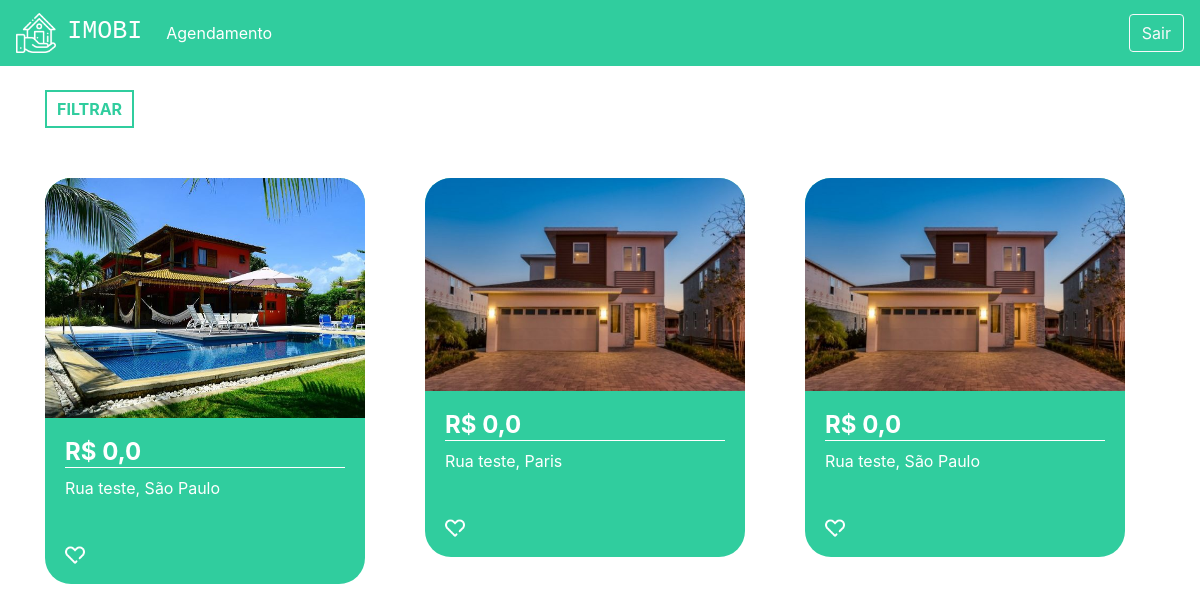
The app's page / (signed in) with its own data.
### plataforma/models.py (models this page shows, shortened)
class Imovei(models.Model):
    choices = (('V', 'Venda'),
               ('A', 'Aluguel'))
    choices_imovel = (('A', 'Apartamento'),
                      ('C', 'Casa'))
    imagens = models.ManyToManyField(Imagem)
    valor = models.FloatField()
    quartos = models.IntegerField()
    tamanho = models.FloatField()
    cidade = models.ForeignKey(Cidade, on_delete=models.CASCADE)
    rua = models.CharField(max_length=50)
    tipo = models.CharField(max_length=1, choices=choices)
    tipo_imovel = models.CharField(max_length=1, choices=choices_imovel)
    numero = models.IntegerField()
    descricao = models.TextField()
    dias_visita = models.ManyToManyField(DiasVisita)
    horarios = models.ManyToManyField(Horario)

class Imagem(models.Model):
    img = models.ImageField(upload_to='img')

class Cidade(models.Model):
    nome = models.CharField(max_length=30)
    def __str__(self) -> str:
        return self.nome

### plataforma/views.py (the view)
# urls.py: path('', views.home, name='home'),
@login_required(login_url="/auth/logar")
def home(request):
    preco_minimo = request.GET.get('preco_minimo')
    preco_maximo = request.GET.get('preco_maximo')
    cidade = request.GET.get('cidade')
    tipo = request.GET.getlist('tipo')
    cidades = Cidade.objects.all()
    if preco_minimo or preco_maximo or cidade or tipo:
        if not preco_minimo:
            preco_minimo = 0
        if not preco_maximo:
            preco_maximo = 999999999999999
        if not tipo:
            tipo = ['A', 'C']
        imoveis = Imovei.objects.filter(valor__gte=preco_minimo).filter(valor__lte=preco_maximo).filter(tipo_imovel__in=tipo).filter(cidade=cidade)
    else:
        imoveis = Imovei.objects.all()
    return render(request, 'home.html', {'imoveis': imoveis, 'cidades': cidades})

### plataforma/templates/home.html (shortened to what this page needs)
{% extends 'base.html' %}
{% load static %}
{% block 'head' %}
<link rel="stylesheet" href="{% static 'plataforma/css/home.css' %}">
{% endblock  %}
{% block 'body' %}
<div class="container">
  <br>
  <button type="button" class="btn_filtrar" data-toggle="modal"
	 data-target="#exampleModal">
    FILTRAR
  </button>
  <div class="row">
    {% for imovel in imoveis %}
        <div class="col-md cont">
          <div class="card_imovel">
            <img class="img_capa_imovel" src="{{imovel.imagens.all.0.img.url}}">
            <div class="informacoes_imoveis">
              <a class="a_none" href="{% url 'imovel' imovel.id%}"><h4 class="valor">R$ {{imovel.valor}}</h4></a>
              <p>{{imovel.rua}}, {{imovel.cidade}}</p>
              <br>
              <img width="7%" src="{% static 'plataforma/img/heart.png' %}">
            </div>
          </div>
        </div>
    {% endfor %}
  </div>
</div>
{% endblock %}

### templates/base.html (shortened to what this page needs)
{% load static %}
<!doctype html>
<html lang="pt-BR">
<head>
    {% block 'head' %}{% endblock %}
    <link rel="stylesheet" href="https://cdn.jsdelivr.net/npm/bootstrap@4.6.1/dist/css/bootstrap.min.css">
</head>
<body>
    {% if user.is_authenticated %}
      <nav class="navbar navbar-expand-lg navbar-dark bg_navbar">
        <a class="navbar-brand" href="{% url 'home' %}">
					<img width="40" src="{% static 'autenticacao/img/logo.png' %}">
							&nbsp<h3 class="font_logo">IMOBI</h3></a>
        <div class="collapse navbar-collapse" id="navbarNav">
          <ul class="navbar-nav">
            <li class="nav-item active">
              <a class="nav-link" href="{% url 'agendamentos' %}">  Agendamento</a>
            </li>
          </ul>
        </div>
          <a href="{% url 'sair' %}" class="btn btn-outline-light" >Sair</a>
      </nav>
    {% endif %}
    {% block 'body' %}{% endblock %}
</body>
</html>

### templates/static/plataforma/css/home.css (style rules this page uses)
.bg_navbar { background-color: #30CD9E; }
.font_logo { font-family: 'Courier New', Courier, monospace; font-size: 25px; display: inline; }
.card_imovel { background-color: #30CD9E; width: 20rem; margin-top: 50px; border-radius: 26px; }
.img_capa_imovel { width: 100%; border-top-left-radius: 26px; border-top-right-radius: 26px; }
.informacoes_imoveis { padding: 20px; color: white; }
.valor { font-weight: bold; border-bottom: 1px solid white; }
.btn_filtrar { border: none; background-color: transparent; border: 2px solid #30CD9E; color: #30CD9E; padding: 5px 10px 5px 10px; font-weight: bold; }
.a_none { color: white; }

### records on screen
Imovei: imagens.all.0.img (picture), valor "0,0", rua "Rua teste", cidade "São Paulo"
Imovei: imagens.all.0.img (picture), valor "0,0", rua "Rua teste", cidade "Paris"
Imovei: imagens.all.0.img (picture), valor "0,0", rua "Rua teste", cidade "São Paulo"
